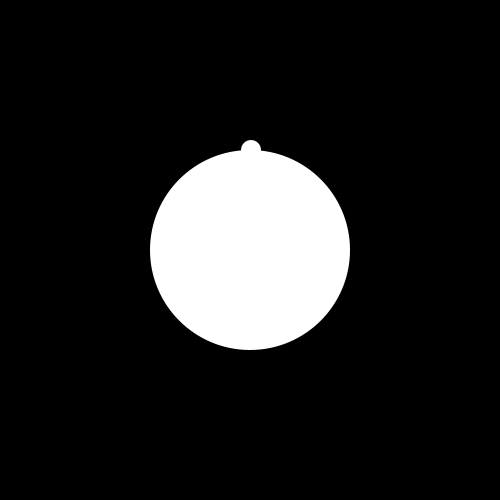
Frame 1 (no input)
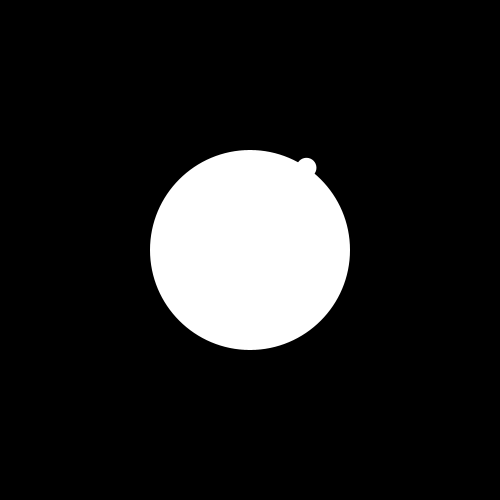
Frame 60 (the mouse pressed at the canvas centre just before this capture)
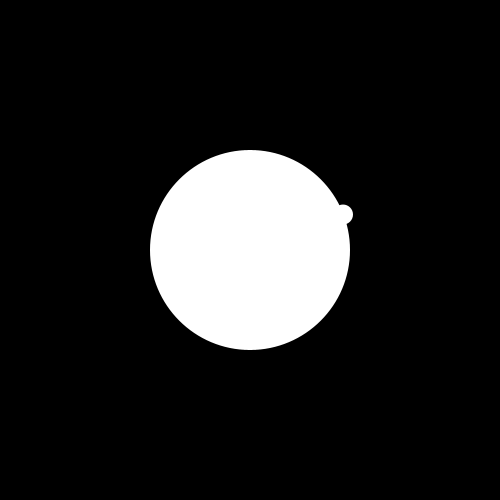
Frame 120 (the mouse held since frame 60 and released just before this capture)

The Processing sketch that drew these frames (run headless with seeded random() and noise(); from frame 60 on, the mouse is pressed at the canvas centre):

// Processing sketch: Escape_velocity
// ── Escape_velocity.pde
float R = 100;//earth radius
float M = 100;//earth mass
float G = 1;
Obj Earth, Moon;

void setup(){
  size(500, 500);
  Earth = new Obj(new PVector(width/2, height/2), new PVector(), R, M);
  float v1 = sqrt(G*M/R);println(v1);
  float v2 = v1*sqrt(2);println(v2);
  Moon = new Obj(new PVector(width/2, height/2-R), new PVector(v1, 0), 10, 1);
  noStroke();
}

void draw(){
  background(0);
  Moon.update();
  Earth.show();
  Moon.show();
}

class Obj{
  PVector pos, vel, acc = new PVector();
  float mass;
  float r;
  
  Obj(PVector pos, PVector vel, float r, float mass){
    this.pos = pos;
    this.vel = vel;
    this.r = r;
    this.mass = mass;
  }
  
  void update(){
    PVector diff = PVector.sub(Earth.pos, pos);
    float sqDst = diff.x*diff.x + diff.y*diff.y;
    acc.add(PVector.mult(diff.normalize(), G*Earth.mass*mass/(sqDst)));
    vel.add(acc);
    pos.add(vel);
    acc = new PVector();
  }
  
  void show(){
    ellipse(pos.x, pos.y, r*2, r*2);
  }
}
